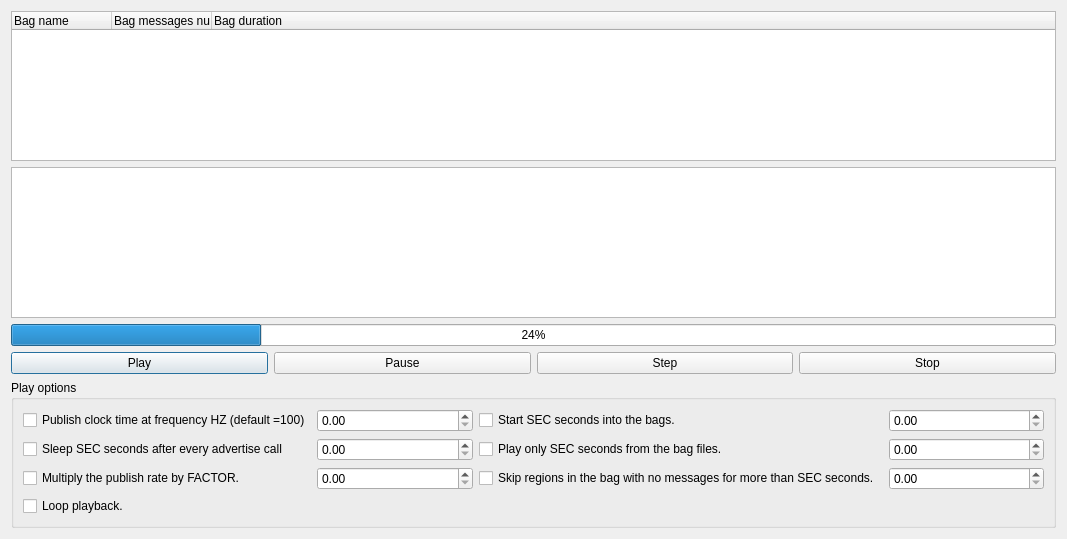
<?xml version="1.0" encoding="UTF-8"?>
<ui version="4.0">
 <class>dialog</class>
 <widget class="QDialog" name="dialog">
  <property name="geometry">
   <rect>
    <x>0</x>
    <y>0</y>
    <width>1067</width>
    <height>539</height>
   </rect>
  </property>
  <property name="windowTitle">
   <string>Play bag window</string>
  </property>
  <layout class="QGridLayout" name="gridLayout">
   <item row="3" column="0">
    <widget class="QGroupBox" name="groupBox">
     <property name="title">
      <string>Play options</string>
     </property>
     <layout class="QGridLayout" name="gridLayout_3">
      <item row="0" column="0">
       <layout class="QGridLayout" name="gridLayout_2">
        <item row="0" column="0">
         <widget class="QCheckBox" name="checkFrequency">
          <property name="text">
           <string>Publish clock time at frequency HZ (default =100)</string>
          </property>
         </widget>
        </item>
        <item row="2" column="0">
         <widget class="QCheckBox" name="checkFactor">
          <property name="text">
           <string>Multiply the publish rate by FACTOR. </string>
          </property>
         </widget>
        </item>
        <item row="2" column="2">
         <widget class="QCheckBox" name="checkSkip">
          <property name="text">
           <string>Skip regions in the bag with no messages for more than SEC seconds. </string>
          </property>
         </widget>
        </item>
        <item row="0" column="2">
         <widget class="QCheckBox" name="checkStart">
          <property name="text">
           <string>Start SEC seconds into the bags. </string>
          </property>
         </widget>
        </item>
        <item row="1" column="0">
         <widget class="QCheckBox" name="checkSleep">
          <property name="text">
           <string>Sleep SEC seconds after every advertise call  </string>
          </property>
         </widget>
        </item>
        <item row="0" column="3">
         <widget class="QDoubleSpinBox" name="spinStart"/>
        </item>
        <item row="1" column="1">
         <widget class="QDoubleSpinBox" name="spinSleep_2"/>
        </item>
        <item row="1" column="2">
         <widget class="QCheckBox" name="checkPartTime">
          <property name="text">
           <string>Play only SEC seconds from the bag files. </string>
          </property>
         </widget>
        </item>
        <item row="3" column="0">
         <widget class="QCheckBox" name="checkLoop">
          <property name="text">
           <string>Loop playback. </string>
          </property>
         </widget>
        </item>
        <item row="0" column="1">
         <widget class="QDoubleSpinBox" name="spinFrequency"/>
        </item>
        <item row="1" column="3">
         <widget class="QDoubleSpinBox" name="spinPartTime"/>
        </item>
        <item row="2" column="3">
         <widget class="QDoubleSpinBox" name="spinSkip"/>
        </item>
        <item row="2" column="1">
         <widget class="QDoubleSpinBox" name="spinFactor"/>
        </item>
       </layout>
      </item>
     </layout>
    </widget>
   </item>
   <item row="1" column="0">
    <layout class="QVBoxLayout" name="verticalLayout">
     <item>
      <widget class="QTreeWidget" name="treeBag">
       <column>
        <property name="text">
         <string>Bag name</string>
        </property>
       </column>
       <column>
        <property name="text">
         <string>Bag messages number</string>
        </property>
       </column>
       <column>
        <property name="text">
         <string>Bag duration</string>
        </property>
       </column>
      </widget>
     </item>
     <item>
      <widget class="QPlainTextEdit" name="terminalPlainText"/>
     </item>
     <item>
      <widget class="QProgressBar" name="progressBar">
       <property name="value">
        <number>24</number>
       </property>
      </widget>
     </item>
     <item>
      <layout class="QHBoxLayout" name="horizontalLayout">
       <item>
        <widget class="QPushButton" name="pushButton">
         <property name="text">
          <string>Play</string>
         </property>
        </widget>
       </item>
       <item>
        <widget class="QPushButton" name="buttonPause">
         <property name="text">
          <string>Pause</string>
         </property>
        </widget>
       </item>
       <item>
        <widget class="QPushButton" name="buttonStep">
         <property name="text">
          <string>Step</string>
         </property>
        </widget>
       </item>
       <item>
        <widget class="QPushButton" name="buttonStop">
         <property name="text">
          <string>Stop</string>
         </property>
        </widget>
       </item>
      </layout>
     </item>
    </layout>
   </item>
  </layout>
 </widget>
 <resources/>
 <connections/>
</ui>
